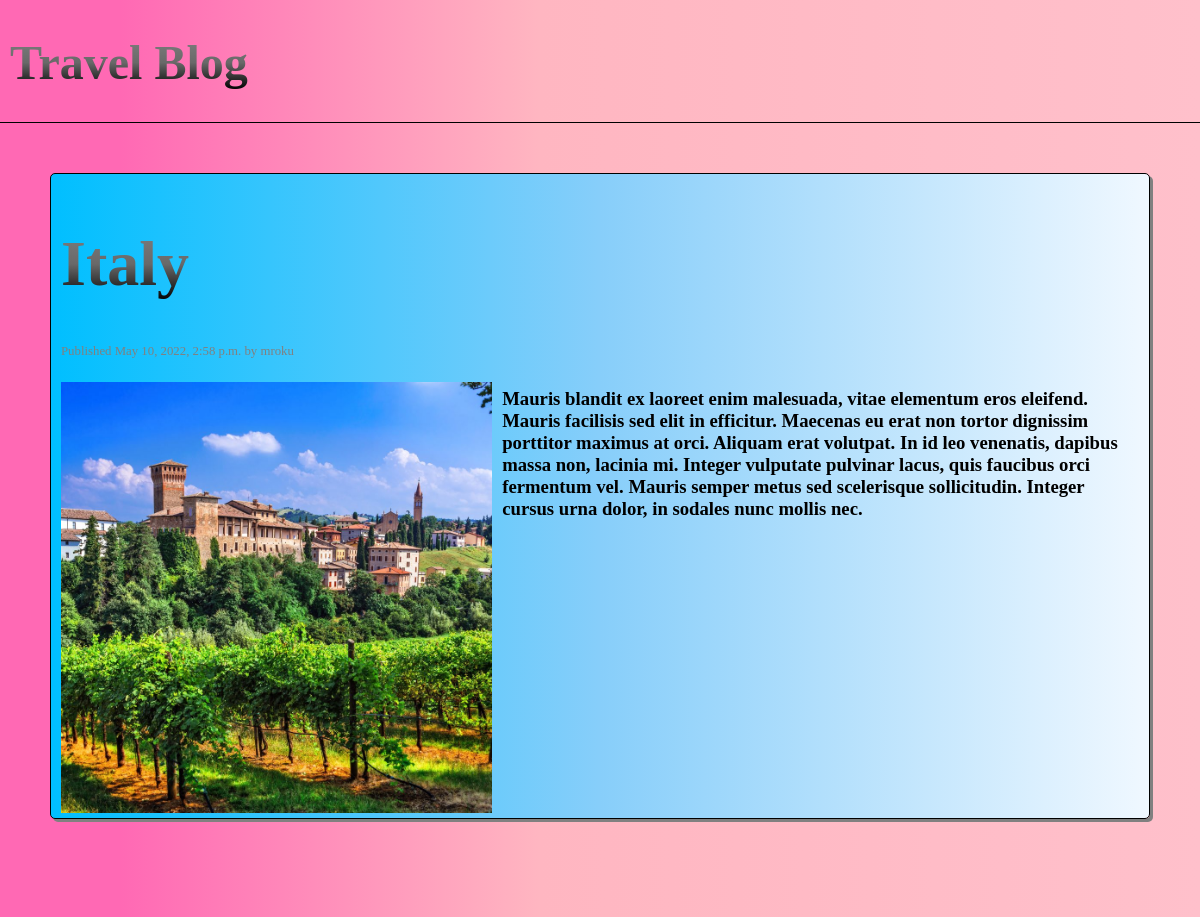
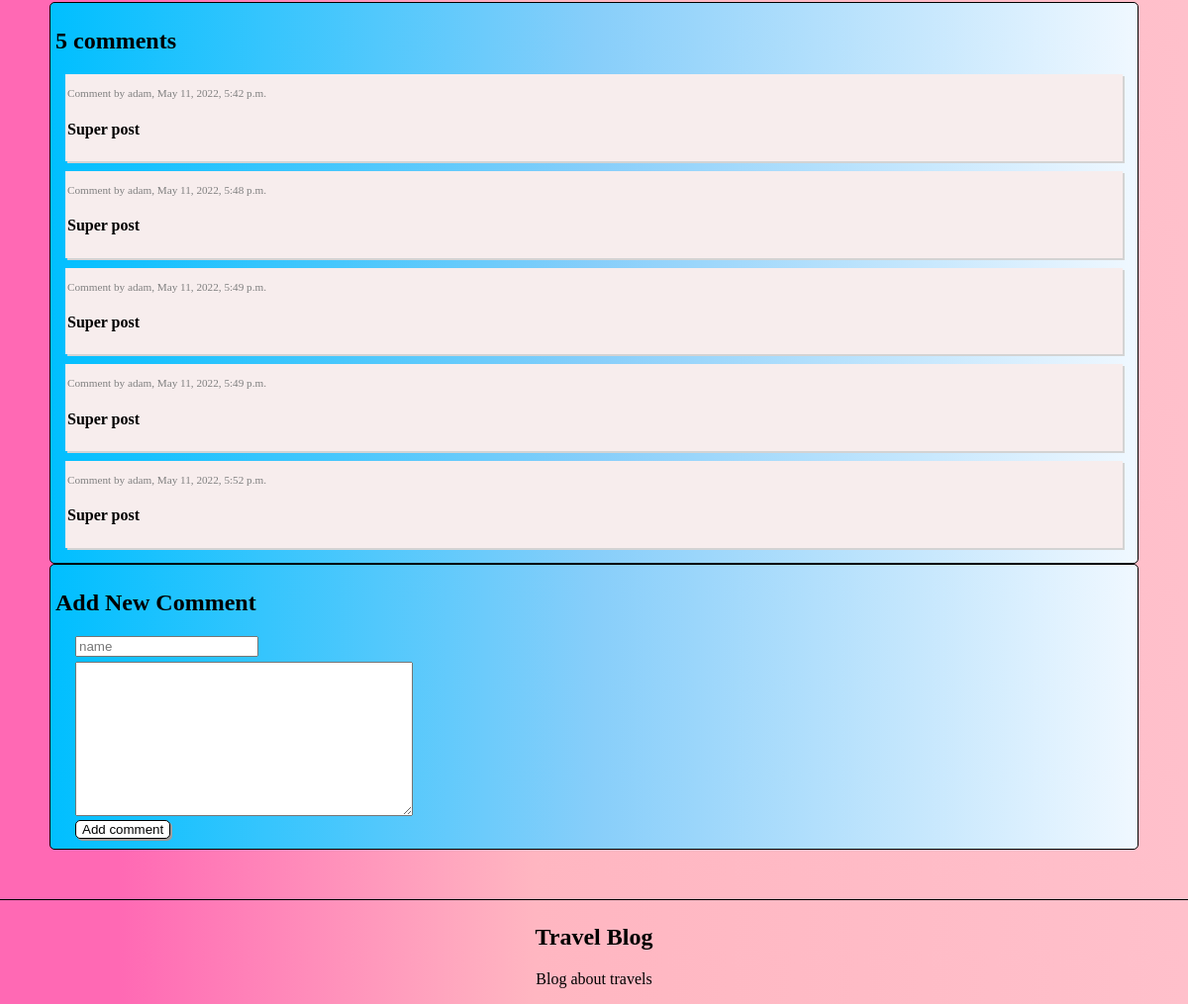
Page /2022/05/10/italy/ on the committed database (2 pictures, top to bottom).
### blog/models.py (models this page shows, shortened)
class Post(models.Model):
    title = models.CharField(max_length=100)
    content = models.TextField()
    author = models.ForeignKey(User, on_delete=models.CASCADE)
    image = models.ImageField(blank=True, upload_to='media/%Y/%m/%d')
    published = models.DateTimeField(default=timezone.now)
    created = models.DateTimeField(auto_now_add=True)
    updated = models.DateTimeField(auto_now=True)
    slug = models.SlugField(max_length=100, unique_for_date='published')
    class Meta:
        ordering = ('-published',)

class Comment(models.Model):
    post = models.ForeignKey(Post, on_delete=models.CASCADE)
    name = models.CharField(max_length=60)
    content = models.TextField()
    created = models.DateTimeField(auto_now_add=True)
    updated = models.DateTimeField(auto_now=True)
    class Meta:
        ordering = ('created',)

### blog/views.py (the view)
# urls.py: path('<int:year>/<int:month>/<int:day>/<slug:post_slug>/', views.post_detail, name='post_detail'),
def post_detail(request, year, month, day, post_slug):
    post = get_object_or_404(Post, slug=post_slug,
                             published__year=year,
                             published__month=month,
                             published__day=day)
    comments = Comment.objects.filter(post=post)
    if request.method == 'POST':
        form = CommentForm(request.POST)
        if form.is_valid():
            new_comment = form.save(commit=False)
            new_comment.post = post
            new_comment.save()
    else:
        form = CommentForm()
    return render(request, 'blog/post_detail.html', {'post': post,
                                                     'form': form,
                                                     'comments': comments,
                                                     })

### blog/forms.py
class CommentForm(forms.ModelForm):
    class Meta:
        model = Comment
        fields = ('name', 'content')

### blog/templates/blog/post_detail.html (shortened to what this page needs)
{% extends 'base.html' %}
{% block content %}
    <div class="detail">
        <div class="content-detail">
            <h1>{{ post.title }}</h1>
            <p class="info">Published {{ post.published }} by {{ post.author }}</p>
            <img src="{{ post.image.url }}">
            <h3 class="content-text">{{ post.content|linebreaks }}</h3>
        </div>
        <div class="com-container">
            {% with comments.count as total_comments %}
                <h2>{{ total_comments }} comment{{ total_comments|pluralize:'s' }}</h2>
            {% endwith %}
            {% for comment in comments %}
                <div class="comment">
                    <p class="info">Comment by {{ comment.name }}, {{ comment.created }}</p>
                    <h4>{{ comment.content|linebreaks }}</h4>
                </div>
            {% empty %}
                <p>There Are No Comments Yet</p>
            {% endfor %}
        </div>
        <div class="new-com">
            {% if new_comment %}
                <h2>Your Comment Was Added</h2>
            {% else %}
                <h2>Add New Comment</h2>
                <form action="" method="post">
                    <input class="name" name="name" type="text" placeholder="name"><br>
                    {{form.content}}<br>
                    <input class="submit" type="submit" value="Add comment">
                </form>
            {% endif %}
        </div>
    </div>
{% endblock %}

### blog/static/css/style.css (style rules this page uses)
body { margin: 0; padding: 0; background: linear-gradient(90deg, rgb(255,105,180) 10%, rgb(255,182,193) 45%, rgb(255,192,203) 100%); }
.content-detail { background: linear-gradient(90deg, rgb(0,191,255), rgb(135,206,250), rgb(240,248,255)); padding: 10px; border: 1px solid black; border-radius: 5px; box-shadow: 3px 3px gray; height: 52vw; }
.content-detail h1 { font-size: 4rem; background: -webkit-linear-gradient(90deg, rgb(0,0,0), rgb(105,105,105), rgb(128,128,128)); -webkit-background-clip: text; -webkit-text-fill-color: transparent; }
.content-detail .info { color: gray; font-size: 0.8rem; padding-bottom: 10px; }
.content-detail img { width: 40%; float: left; padding-right: 10px; }
.com-container { border: 1px solid black; border-radius: 5px; margin-top: 100px; padding: 5px; background: linear-gradient(90deg, rgb(0,191,255), rgb(135,206,250), rgb(240,248,255)); }
.comment { margin: 10px; background-color: rgb(247, 237, 237); box-shadow: 2px 2px lightgray; padding: 2px; }
.comment .info { color: gray; font-size: 0.7rem; }
.new-com { border: 1px solid black; padding: 5px; background: linear-gradient(90deg, rgb(0,191,255), rgb(135,206,250), rgb(240,248,255)); border-radius: 5px; }
.new-com form { padding-left: 20px; padding-bottom: 5px; }
.name { margin-bottom: 5px; }
.submit { border-radius: 5px; border: 1px solid black; background-color: white; box-shadow: 2px 2px rgb(159, 157, 157); }

### rows in the picture
Post: title "Italy", published "May 10, 2022, 2:58 p.m.", author "mroku", image (picture), content "Mauris blandit ex laoreet enim malesuada, vitae elementum eros eleifend. Mauris facilisis sed elit in efficitur. Maecenas eu erat non tortor dignissim porttitor maximus at orci. Aliquam erat volutpat. In id leo venenatis, dapibus massa non, lacinia mi. Integer vulputate pulvinar lacus, quis faucibus orci fermentum vel. Mauris semper metus sed scelerisque sollicitudin. Integer cursus urna dolor, in sodales nunc mollis nec."
Comment: name "adam", created "May 11, 2022, 5:42 p.m.", content "Super post"
Comment: name "adam", created "May 11, 2022, 5:48 p.m.", content "Super post"
Comment: name "adam", created "May 11, 2022, 5:49 p.m.", content "Super post"
Comment: name "adam", created "May 11, 2022, 5:49 p.m.", content "Super post"
Comment: name "adam", created "May 11, 2022, 5:52 p.m.", content "Super post"

### other values in the picture
{{ total_comments }} "5"
